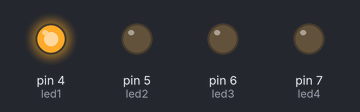
This sketch was run on a simulated Arduino Uno, built with avr-gcc and run on an emulated ATmega328P. Parts: output pins drawn as LEDs (lit = HIGH).

Above: at 0.1 s.
At 5.1 s:
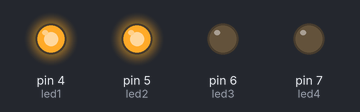
At 10.1 s:
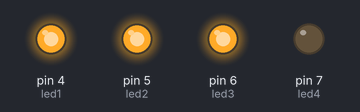
At 20.1 s:
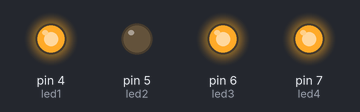
At 24.1 s:
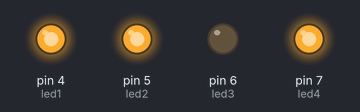
At 37.1 s:
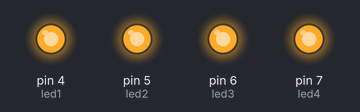
Timing chart, 0 to 38.6 s (numbered marks = the images above):
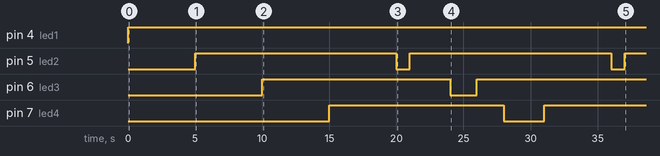

Measured:
- by itself, pin 4 (led1): LOW → HIGH at 0.00 s
- by itself, pin 5 (led2): alternates HIGH for 15.0 s and LOW for 1.0 s
- by itself, pin 6 (led3): LOW → HIGH at 10.0 s, → LOW 14.0 s later, → HIGH 2.0 s later
- by itself, pin 7 (led4): LOW → HIGH at 15.0 s, → LOW 13.0 s later, → HIGH 3.0 s later

The sketch:

_blink.ino
```cpp
const int led1 =  4;
const int led2 =  5;
const int led3 =  6;
const int led4 =  7;

void setup()
{
  pinMode(led1, OUTPUT);
  pinMode(led2, OUTPUT);
  pinMode(led3, OUTPUT);
  pinMode(led4, OUTPUT);
}

void loop()
{

  digitalWrite(led1, HIGH); delay(4000);
  //digitalWrite(led1, LOW); delay(200);

  digitalWrite(led2, LOW); delay(1000);
  digitalWrite(led2, HIGH); delay(3000);

  digitalWrite(led3, LOW); delay(2000);
  digitalWrite(led3, HIGH); delay(2000);

  digitalWrite(led4, LOW); delay(3000);
  digitalWrite(led4, HIGH); delay(1000);
}
```
